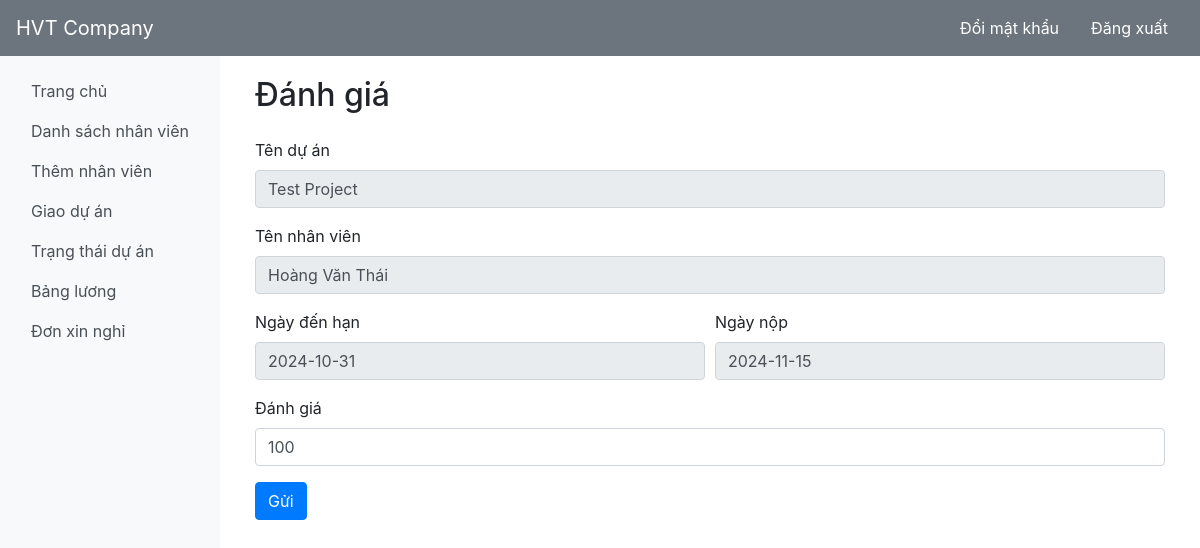
/mark.php?id=7&pid=8 (signed in), run on the app's committed database.
### tables this page shows
CREATE TABLE `project` (
  `pid` int(11) NOT NULL,
  `eid` int(11) DEFAULT NULL,
  `pname` varchar(100) DEFAULT NULL,
  `duedate` date DEFAULT NULL,
  `subdate` date DEFAULT '0000-00-00',
  `mark` int(11) NOT NULL,
  `status` varchar(50) DEFAULT NULL
);

CREATE TABLE `employee` (
  `id` int(11) NOT NULL,
  `firstName` varchar(100) NOT NULL,
  `lastName` varchar(100) NOT NULL,
  `email` varchar(100) NOT NULL,
  `password` text NOT NULL,
  `birthday` date NOT NULL,
  `gender` varchar(10) NOT NULL,
  `contact` varchar(20) NOT NULL,
  `nid` int(20) NOT NULL,
  `address` varchar(100) DEFAULT NULL,
  `dept` varchar(100) NOT NULL,
  `degree` varchar(100) NOT NULL,
  `pic` text NOT NULL
);

### mark.php (the view, shortened to what this page needs)
<?php
require_once ('process/dbh.php');
if (isset($_GET['id']) && isset($_GET['pid'])){
  $id = $_GET['id'];
  $pid = $_GET['pid'];
  $sql1 = "SELECT pid, project.eid, project.pname, project.duedate, project.subdate, project.mark, rank.points, employee.firstName, employee.lastName, salary.base, salary.bonus, salary.total
          FROM `project`, `rank`, `employee`, `salary`
          WHERE project.eid = $id AND project.pid = $pid AND project.eid = rank.eid AND salary.id = project.eid AND employee.id = project.eid AND employee.id = rank.eid";
  $result1 = mysqli_query($conn, $sql1);
  if ($result1) {
      $res = mysqli_fetch_assoc($result1);
      $pname = $res['pname'];
      $duedate = $res['duedate'];
      $subdate = $res['subdate'];
      $firstName = $res['firstName'];
      $lastName = $res['lastName'];
      $mark = $res['mark'];
  }
}
?>
<!DOCTYPE html>
<html lang="vi">
<head>
    <link rel="stylesheet" href="https://stackpath.bootstrapcdn.com/bootstrap/4.5.2/css/bootstrap.min.css">
    <link rel="stylesheet" href="https://cdnjs.cloudflare.com/ajax/libs/font-awesome/5.15.4/css/all.min.css">
</head>
<body>
        <?php include('sidebar.php'); ?>
    <div class="container">
        <h2 class="mb-4">Đánh giá</h2>
        <form action="mark.php" method="POST">
            <div class="form-group">
                <label>Tên dự án</label>
                <input type="text" class="form-control" name="pname" value="<?php echo $pname; ?>" readonly>
            </div>
            <div class="form-group">
                <label>Tên nhân viên</label>
                <input type="text" class="form-control" name="firstName" value="<?php echo $lastName . ' ' . $firstName; ?>" readonly>
            </div>
            <div class="form-row">
                <div class="form-group col-md-6">
                    <label>Ngày đến hạn</label>
                    <input type="text" class="form-control" name="duedate" value="<?php echo $duedate; ?>" readonly>
                </div>
                <div class="form-group col-md-6">
                    <label>Ngày nộp</label>
                    <input type="text" class="form-control" name="subdate" value="<?php echo $subdate; ?>" readonly>
                </div>
            </div>
            <div class="form-group">
                <label>Đánh giá</label>
                <input type="number" class="form-control" name="mark" value="<?php echo $mark; ?>" required>
            </div>
            <div class="form-group">
                <button type="submit" name="update" class="btn btn-primary">Gửi</button>
            </div>
        </form>
    </div>
    </div>
    </div>
</body>
</html>

### data on the page
project: pname "Test Project", firstName "Hoàng Văn Thái", duedate "2024-10-31", subdate "2024-11-15", mark "100"
